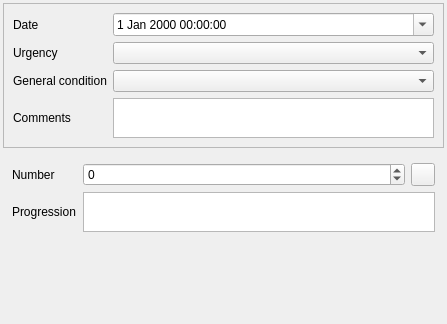
<?xml version="1.0" encoding="UTF-8"?>
<ui version="4.0">
 <class>Form_base3_ud</class>
 <widget class="QWidget" name="Form_base3_ud">
  <property name="geometry">
   <rect>
    <x>0</x>
    <y>0</y>
    <width>447</width>
    <height>324</height>
   </rect>
  </property>
  <property name="windowTitle">
   <string>Form</string>
  </property>
  <layout class="QVBoxLayout" name="verticalLayout">
   <property name="leftMargin">
    <number>3</number>
   </property>
   <property name="topMargin">
    <number>3</number>
   </property>
   <property name="rightMargin">
    <number>3</number>
   </property>
   <property name="bottomMargin">
    <number>3</number>
   </property>
   <item>
    <widget class="QFrame" name="frametoolwidg">
     <property name="frameShape">
      <enum>QFrame::StyledPanel</enum>
     </property>
     <property name="frameShadow">
      <enum>QFrame::Raised</enum>
     </property>
     <layout class="QGridLayout" name="gridLayout_3">
      <item row="0" column="0">
       <widget class="QLabel" name="label">
        <property name="text">
         <string>Date</string>
        </property>
        <property name="wordWrap">
         <bool>true</bool>
        </property>
       </widget>
      </item>
      <item row="1" column="0">
       <widget class="QLabel" name="label_5">
        <property name="text">
         <string>Urgency</string>
        </property>
        <property name="wordWrap">
         <bool>true</bool>
        </property>
       </widget>
      </item>
      <item row="0" column="1">
       <widget class="QDateTimeEdit" name="dateTimeEdit">
        <property name="calendarPopup">
         <bool>true</bool>
        </property>
       </widget>
      </item>
      <item row="2" column="1">
       <widget class="QComboBox" name="comboBox_etatgeneral"/>
      </item>
      <item row="2" column="0">
       <widget class="QLabel" name="label_21">
        <property name="text">
         <string>General condition</string>
        </property>
        <property name="wordWrap">
         <bool>true</bool>
        </property>
       </widget>
      </item>
      <item row="1" column="1">
       <widget class="QComboBox" name="comboBox_urgence"/>
      </item>
      <item row="3" column="0">
       <widget class="QLabel" name="label_7">
        <property name="text">
         <string>Comments</string>
        </property>
        <property name="wordWrap">
         <bool>true</bool>
        </property>
       </widget>
      </item>
      <item row="3" column="1">
       <widget class="QTextEdit" name="textEdit_comm">
        <property name="sizePolicy">
         <sizepolicy hsizetype="Expanding" vsizetype="Expanding">
          <horstretch>0</horstretch>
          <verstretch>0</verstretch>
         </sizepolicy>
        </property>
        <property name="maximumSize">
         <size>
          <width>16777215</width>
          <height>40</height>
         </size>
        </property>
       </widget>
      </item>
     </layout>
    </widget>
   </item>
   <item>
    <widget class="QStackedWidget" name="stackedWidget">
     <property name="currentIndex">
      <number>0</number>
     </property>
     <widget class="QWidget" name="page">
      <layout class="QGridLayout" name="gridLayout" columnstretch="1,5,1">
       <item row="5" column="1" colspan="2">
        <widget class="QTextEdit" name="textEdit_evolution">
         <property name="sizePolicy">
          <sizepolicy hsizetype="Expanding" vsizetype="Expanding">
           <horstretch>0</horstretch>
           <verstretch>0</verstretch>
          </sizepolicy>
         </property>
         <property name="maximumSize">
          <size>
           <width>16777215</width>
           <height>40</height>
          </size>
         </property>
        </widget>
       </item>
       <item row="1" column="1">
        <widget class="QSpinBox" name="spinBox_nombre">
         <property name="minimum">
          <number>-1</number>
         </property>
        </widget>
       </item>
       <item row="5" column="0">
        <widget class="QLabel" name="label_6">
         <property name="text">
          <string>Progression</string>
         </property>
         <property name="wordWrap">
          <bool>true</bool>
         </property>
        </widget>
       </item>
       <item row="1" column="0">
        <widget class="QLabel" name="label_2">
         <property name="text">
          <string>Number</string>
         </property>
         <property name="wordWrap">
          <bool>true</bool>
         </property>
        </widget>
       </item>
       <item row="1" column="2">
        <widget class="QToolButton" name="toolButton_calc_nb">
         <property name="text">
          <string/>
         </property>
         <property name="icon">
          <iconset>
           <normaloff>:/plugins/Lamia/icons/numpad.png</normaloff>:/plugins/Lamia/icons/numpad.png</iconset>
         </property>
        </widget>
       </item>
       <item row="6" column="1">
        <spacer name="verticalSpacer_2">
         <property name="orientation">
          <enum>Qt::Vertical</enum>
         </property>
         <property name="sizeHint" stdset="0">
          <size>
           <width>20</width>
           <height>40</height>
          </size>
         </property>
        </spacer>
       </item>
      </layout>
     </widget>
     <widget class="QWidget" name="page_2">
      <layout class="QGridLayout" name="gridLayout_2">
       <item row="0" column="0">
        <widget class="QStackedWidget" name="stackedWidget_2">
         <property name="currentIndex">
          <number>0</number>
         </property>
         <widget class="QWidget" name="page_6">
          <layout class="QGridLayout" name="gridLayout_5">
           <item row="0" column="0">
            <widget class="QLabel" name="label_10">
             <property name="text">
              <string>Cover condition</string>
             </property>
             <property name="wordWrap">
              <bool>true</bool>
             </property>
            </widget>
           </item>
           <item row="0" column="1">
            <widget class="QComboBox" name="comboBox_etattampon"/>
           </item>
           <item row="1" column="0">
            <widget class="QLabel" name="label_11">
             <property name="text">
              <string>Steps condition</string>
             </property>
             <property name="wordWrap">
              <bool>true</bool>
             </property>
            </widget>
           </item>
           <item row="3" column="0">
            <widget class="QLabel" name="label_13">
             <property name="text">
              <string>Culvert condition</string>
             </property>
             <property name="wordWrap">
              <bool>true</bool>
             </property>
            </widget>
           </item>
           <item row="1" column="1">
            <widget class="QComboBox" name="comboBox_etatechelon"/>
           </item>
           <item row="2" column="0">
            <widget class="QLabel" name="label_12">
             <property name="text">
              <string>Manhole condition</string>
             </property>
             <property name="wordWrap">
              <bool>true</bool>
             </property>
            </widget>
           </item>
           <item row="2" column="1">
            <widget class="QComboBox" name="comboBox_etatregard"/>
           </item>
           <item row="3" column="1">
            <widget class="QComboBox" name="comboBox_etatcunette"/>
           </item>
           <item row="0" column="2">
            <widget class="QLabel" name="label_14">
             <property name="text">
              <string>H2S suspicion</string>
             </property>
             <property name="wordWrap">
              <bool>true</bool>
             </property>
            </widget>
           </item>
           <item row="0" column="3">
            <widget class="QComboBox" name="comboBox_h2s"/>
           </item>
           <item row="1" column="2">
            <widget class="QLabel" name="label_15">
             <property name="text">
              <string>Sedimentation</string>
             </property>
             <property name="wordWrap">
              <bool>true</bool>
             </property>
            </widget>
           </item>
           <item row="1" column="3">
            <widget class="QComboBox" name="comboBox_depot"/>
           </item>
           <item row="2" column="2">
            <widget class="QLabel" name="label_16">
             <property name="text">
              <string>Pressurized flow</string>
             </property>
             <property name="wordWrap">
              <bool>true</bool>
             </property>
            </widget>
           </item>
           <item row="2" column="3">
            <widget class="QComboBox" name="comboBox_miseencharge"/>
           </item>
           <item row="3" column="2">
            <widget class="QLabel" name="label_17">
             <property name="text">
              <string>Maintenance opinion</string>
             </property>
             <property name="wordWrap">
              <bool>true</bool>
             </property>
            </widget>
           </item>
           <item row="3" column="3">
            <widget class="QComboBox" name="comboBox_entretiengeneral"/>
           </item>
          </layout>
         </widget>
         <widget class="QWidget" name="page_5">
          <layout class="QGridLayout" name="gridLayout_8"/>
         </widget>
        </widget>
       </item>
      </layout>
     </widget>
     <widget class="QWidget" name="page_3">
      <layout class="QGridLayout" name="gridLayout_4">
       <item row="0" column="1">
        <widget class="QComboBox" name="comboBox_etatouv"/>
       </item>
       <item row="0" column="0">
        <widget class="QLabel" name="label_9">
         <property name="text">
          <string>Opened ?</string>
         </property>
        </widget>
       </item>
       <item row="1" column="1">
        <spacer name="verticalSpacer_3">
         <property name="orientation">
          <enum>Qt::Vertical</enum>
         </property>
         <property name="sizeHint" stdset="0">
          <size>
           <width>20</width>
           <height>40</height>
          </size>
         </property>
        </spacer>
       </item>
      </layout>
     </widget>
    </widget>
   </item>
   <item>
    <spacer name="verticalSpacer">
     <property name="orientation">
      <enum>Qt::Vertical</enum>
     </property>
     <property name="sizeHint" stdset="0">
      <size>
       <width>20</width>
       <height>40</height>
      </size>
     </property>
    </spacer>
   </item>
  </layout>
 </widget>
 <resources/>
 <connections/>
</ui>
